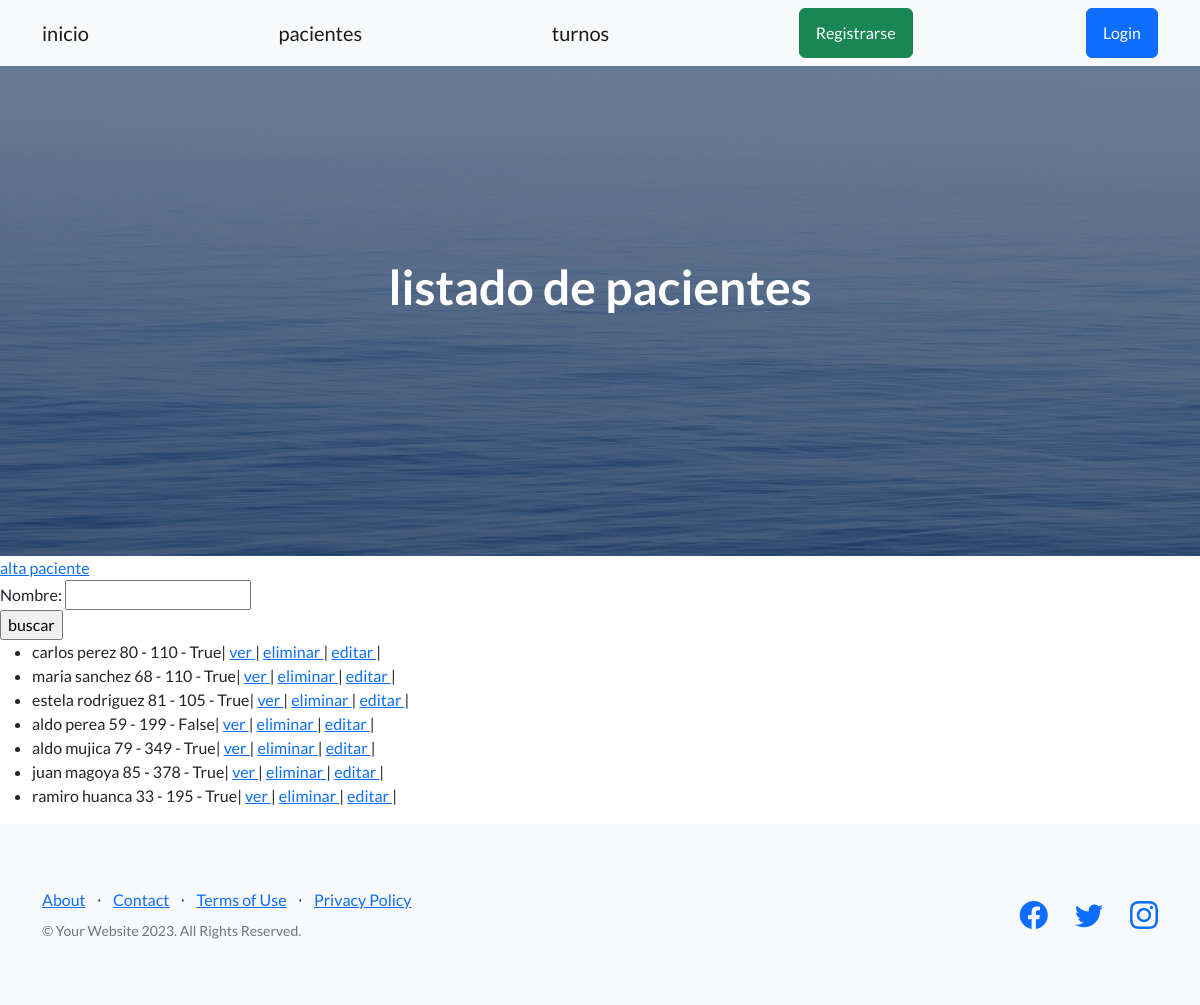
/pacientes/, run on an earlier commit of the app's database.
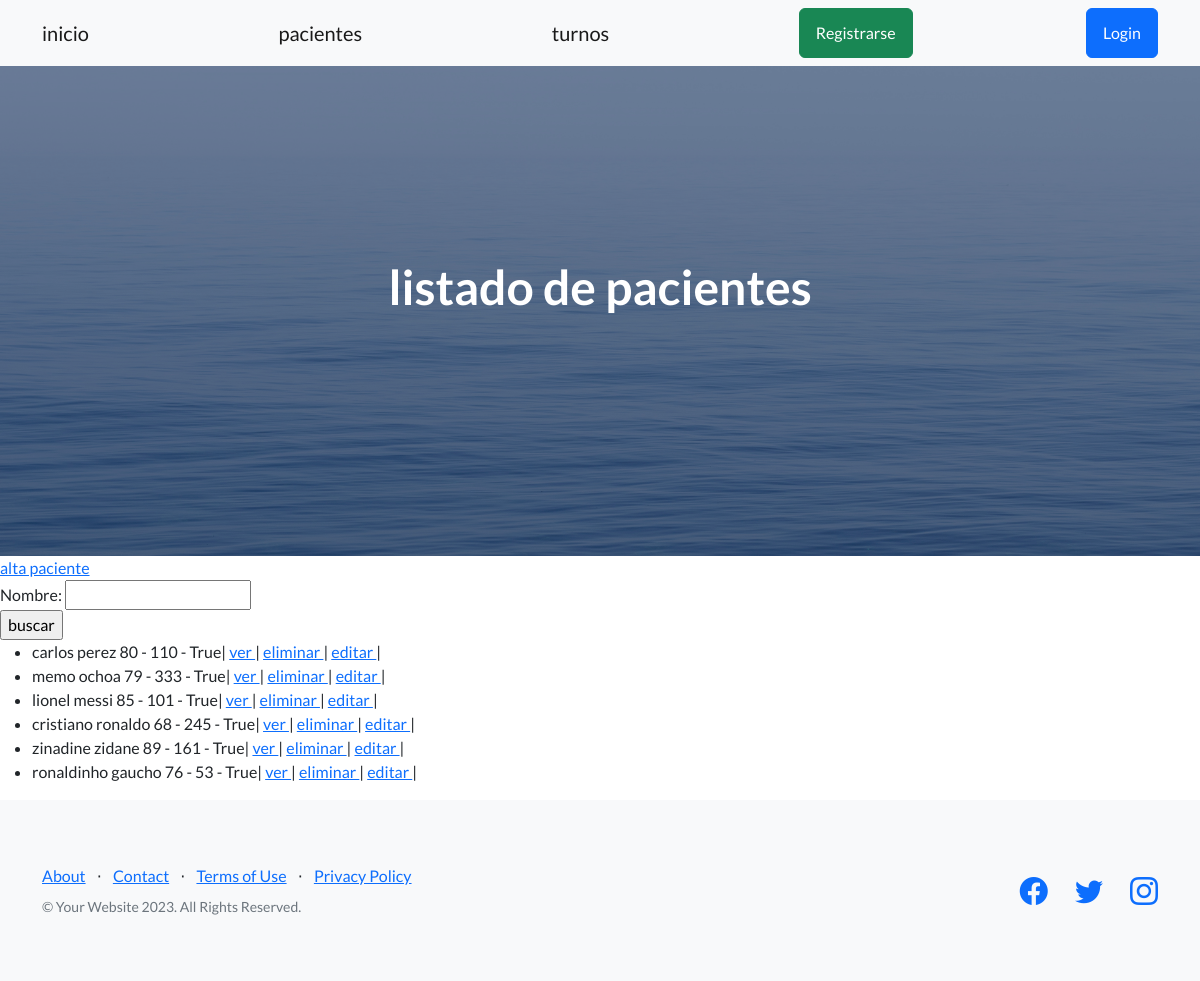
And on a later commit of the database.
### inicio/models.py (models this page shows)
class Paciente(models.Model):
    nombre = models.CharField(max_length=50)
    apellido = models.CharField(max_length=50)
    edad = models.IntegerField()
    glucemia = models.IntegerField()
    insulinoterapia = models.BooleanField(default=False)
    descripcion = RichTextField(null=True)
    imagen = models.ImageField(upload_to='pacientes', null=True, blank=True)
    def __str__(self):
        return f"{self.nombre} {self.apellido} {self.edad} - {self.glucemia} - {self.insulinoterapia}"

### inicio/views.py (the view)
# urls.py: path('pacientes/', pacientes, name='pacientes'),
def pacientes(request):
    pacientes = Paciente.objects.all()
    formulario = BusquedaPaciente(request.GET)
    if formulario.is_valid():
        nombre = formulario.cleaned_data.get('nombre')
        if nombre: pacientes = Paciente.objects.filter(nombre__icontains=nombre)
    return render(request, 'inicio/pacientes.html', {'pacientes': pacientes, 'formulario': formulario})

### inicio/forms.py
class BusquedaPaciente(forms.Form):
    nombre = forms.CharField(max_length=20, required=False)

### inicio/templates/inicio/pacientes.html (shortened to what this page needs)
{% extends "padre.html"%}
{% block h1_header %}
listado de pacientes
{% endblock h1_header %}
{% block main %}
<a href={% url "alta_paciente" %}>alta paciente</a>
    <form action={% url "pacientes" %}>
      {{formulario}}
      <input type="submit" value="buscar">
    {% if pacientes %}
    <ul>
        {%for pacientes in pacientes%}
          <li>{{pacientes}}|
            <a href={% url "ver_paciente" pacientes.id %}>ver </a> |
            <a href={% url "eliminar_paciente" pacientes.id %}>eliminar </a> |
            <a href={% url "editar_paciente" pacientes.id %}>editar </a>| </li>
        {% endfor %}
    </ul>
    {%else%}
    <p>No se encontraron pacientes cargados!</p>
    {%endif%}
{% endblock main %}

### templates/padre.html (shortened to what this page needs)
<!DOCTYPE html>
<html lang="en">
    {% load static %}
    <head>
        <link href="https://cdn.jsdelivr.net/npm/bootstrap-icons@1.5.0/font/bootstrap-icons.css" rel="stylesheet" type="text/css" />
        <link href= {% static "css/styles.css"%} rel="stylesheet" />
    </head>
    <body>
        <nav class="navbar navbar-light bg-light static-top">
            <div class="container">
                <a class="navbar-brand" href={% url "inicio" %}>inicio</a>
                <a class="navbar-brand" href={% url "pacientes" %}>pacientes</a>
                <a class="navbar-brand" href={% url "turnos" %}>turnos</a>
                {% if request.user.is_authenticated %}
                <a class="navbar-brand" href={% url "perfil" %}>{{request.user.username}}</a>
                <form method="post" action="{% url 'logout' %}">
                    {% csrf_token %}
                    <button type="submit" class="btn btn-secondary">Logout</button>
                </form>
                {% else %}
                <a class="btn btn-success" href={% url "registro" %}>Registrarse</a>
                <a class="btn btn-primary" href={% url "login" %}>Login</a>
                {% endif %}
            </div>
        </nav>
        {% block header %}
        <header class="masthead">
            <div class="container position-relative">
                <div class="row justify-content-center">
                    <div class="col-xl-6">
                        <div class="text-center text-white">
                            <h1 class="mb-5">
                               {% block h1_header %}{% endblock h1_header %}
                            </h1>
                        </div>
                    </div>
                </div>
            </div>
        </header>
        {% endblock header %}
        <main>
            {% block main %}
            {% endblock main %}
        </main>
        <footer class="footer bg-light">
            <div class="container">
                <div class="row">
                    <div class="col-lg-6 h-100 text-center text-lg-start my-auto">
                        <ul class="list-inline mb-2">
                            <li class="list-inline-item"><a href="#!">About</a></li>
                            <li class="list-inline-item">⋅</li>
                            <li class="list-inline-item"><a href="#!">Contact</a></li>
                            <li class="list-inline-item">⋅</li>
                            <li class="list-inline-item"><a href="#!">Terms of Use</a></li>
                            <li class="list-inline-item">⋅</li>
                            <li class="list-inline-item"><a href="#!">Privacy Policy</a></li>
                        </ul>
                        <p class="text-muted small mb-4 mb-lg-0">&copy; Your Website 2023. All Rights Reserved.</p>
                    </div>
                    <div class="col-lg-6 h-100 text-center text-lg-end my-auto">
                        <ul class="list-inline mb-0">
                            <li class="list-inline-item me-4">
                                <a href="#!"><i class="bi-facebook fs-3"></i></a>
                            </li>
                            <li class="list-inline-item me-4">
                                <a href="#!"><i class="bi-twitter fs-3"></i></a>
                            </li>
                            <li class="list-inline-item">
                                <a href="#!"><i class="bi-instagram fs-3"></i></a>
                            </li>
                        </ul>
                    </div>
                </div>
            </div>
        </footer>
    </body>
</html>

What changed in the data, as far as the page shows it:
removed Paciente: nombre+apellido+edad "maria sanchez 68 - 110 - True"
removed Paciente: nombre+apellido+edad "estela rodriguez 81 - 105 - True"
removed Paciente: nombre+apellido+edad "aldo perea 59 - 199 - False"
removed Paciente: nombre+apellido+edad "aldo mujica 79 - 349 - True"
removed Paciente: nombre+apellido+edad "juan magoya 85 - 378 - True"
removed Paciente: nombre+apellido+edad "ramiro huanca 33 - 195 - True"
added Paciente: nombre+apellido+edad "memo ochoa 79 - 333 - True"
added Paciente: nombre+apellido+edad "lionel messi 85 - 101 - True"
added Paciente: nombre+apellido+edad "cristiano ronaldo 68 - 245 - True"
added Paciente: nombre+apellido+edad "zinadine zidane 89 - 161 - True"
added Paciente: nombre+apellido+edad "ronaldinho gaucho 76 - 53 - True"
